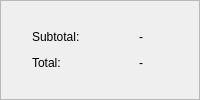
             <widget class="QFrame" name="frame">
              <property name="frameShape">
               <enum>QFrame::StyledPanel</enum>
              </property>
              <property name="frameShadow">
               <enum>QFrame::Raised</enum>
              </property>
              <layout class="QVBoxLayout" name="verticalLayout_6">
               <item>
                <layout class="QGridLayout" name="gridLayout_3">
                 <item row="1" column="3">
                  <widget class="QLabel" name="TotalValue">
                   <property name="sizePolicy">
                    <sizepolicy hsizetype="Fixed" vsizetype="Fixed">
                     <horstretch>0</horstretch>
                     <verstretch>0</verstretch>
                    </sizepolicy>
                   </property>
                   <property name="minimumSize">
                    <size>
                     <width>50</width>
                     <height>0</height>
                    </size>
                   </property>
                   <property name="maximumSize">
                    <size>
                     <width>50</width>
                     <height>16777215</height>
                    </size>
                   </property>
                   <property name="text">
                    <string>-</string>
                   </property>
                   <property name="alignment">
                    <set>Qt::AlignCenter</set>
                   </property>
                  </widget>
                 </item>
                 <item row="1" column="0">
                  <widget class="QLabel" name="label_2">
                   <property name="sizePolicy">
                    <sizepolicy hsizetype="Fixed" vsizetype="Preferred">
                     <horstretch>0</horstretch>
                     <verstretch>0</verstretch>
                    </sizepolicy>
                   </property>
                   <property name="font">
                    <font>
                     <weight>50</weight>
                     <bold>false</bold>
                    </font>
                   </property>
                   <property name="text">
                    <string>Total:</string>
                   </property>
                  </widget>
                 </item>
                 <item row="0" column="3">
                  <widget class="QLabel" name="SubtotalValue">
                   <property name="sizePolicy">
                    <sizepolicy hsizetype="Fixed" vsizetype="Fixed">
                     <horstretch>0</horstretch>
                     <verstretch>0</verstretch>
                    </sizepolicy>
                   </property>
                   <property name="minimumSize">
                    <size>
                     <width>50</width>
                     <height>0</height>
                    </size>
                   </property>
                   <property name="maximumSize">
                    <size>
                     <width>50</width>
                     <height>16777215</height>
                    </size>
                   </property>
                   <property name="font">
                    <font>
                     <weight>50</weight>
                     <bold>false</bold>
                    </font>
                   </property>
                   <property name="text">
                    <string>-</string>
                   </property>
                   <property name="alignment">
                    <set>Qt::AlignCenter</set>
                   </property>
                  </widget>
                 </item>
                 <item row="0" column="0">
                  <widget class="QLabel" name="label">
                   <property name="sizePolicy">
                    <sizepolicy hsizetype="Fixed" vsizetype="Preferred">
                     <horstretch>0</horstretch>
                     <verstretch>0</verstretch>
                    </sizepolicy>
                   </property>
                   <property name="font">
                    <font>
                     <weight>50</weight>
                     <bold>false</bold>
                    </font>
                   </property>
                   <property name="text">
                    <string>Subtotal:</string>
                   </property>
                  </widget>
                 </item>
                 <item row="0" column="1">
                  <spacer name="horizontalSpacer_11">
                   <property name="orientation">
                    <enum>Qt::Horizontal</enum>
                   </property>
                   <property name="sizeType">
                    <enum>QSizePolicy::Fixed</enum>
                   </property>
                   <property name="sizeHint" stdset="0">
                    <size>
                     <width>10</width>
                     <height>20</height>
                    </size>
                   </property>
                  </spacer>
                 </item>
                 <item row="1" column="1">
                  <spacer name="horizontalSpacer_10">
                   <property name="orientation">
                    <enum>Qt::Horizontal</enum>
                   </property>
                   <property name="sizeType">
                    <enum>QSizePolicy::Fixed</enum>
                   </property>
                   <property name="sizeHint" stdset="0">
                    <size>
                     <width>10</width>
                     <height>20</height>
                    </size>
                   </property>
                  </spacer>
                 </item>
                </layout>
               </item>
              </layout>
             </widget>
